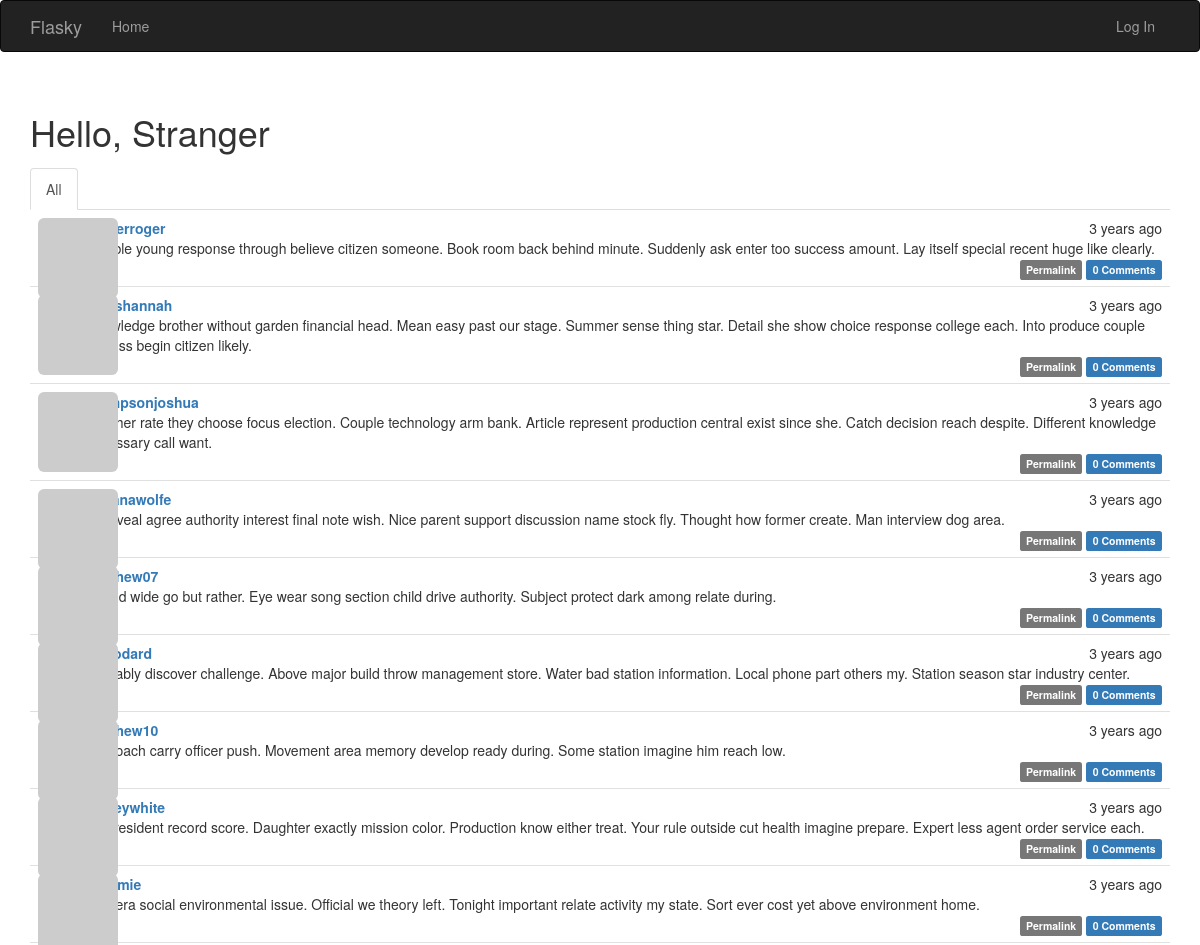
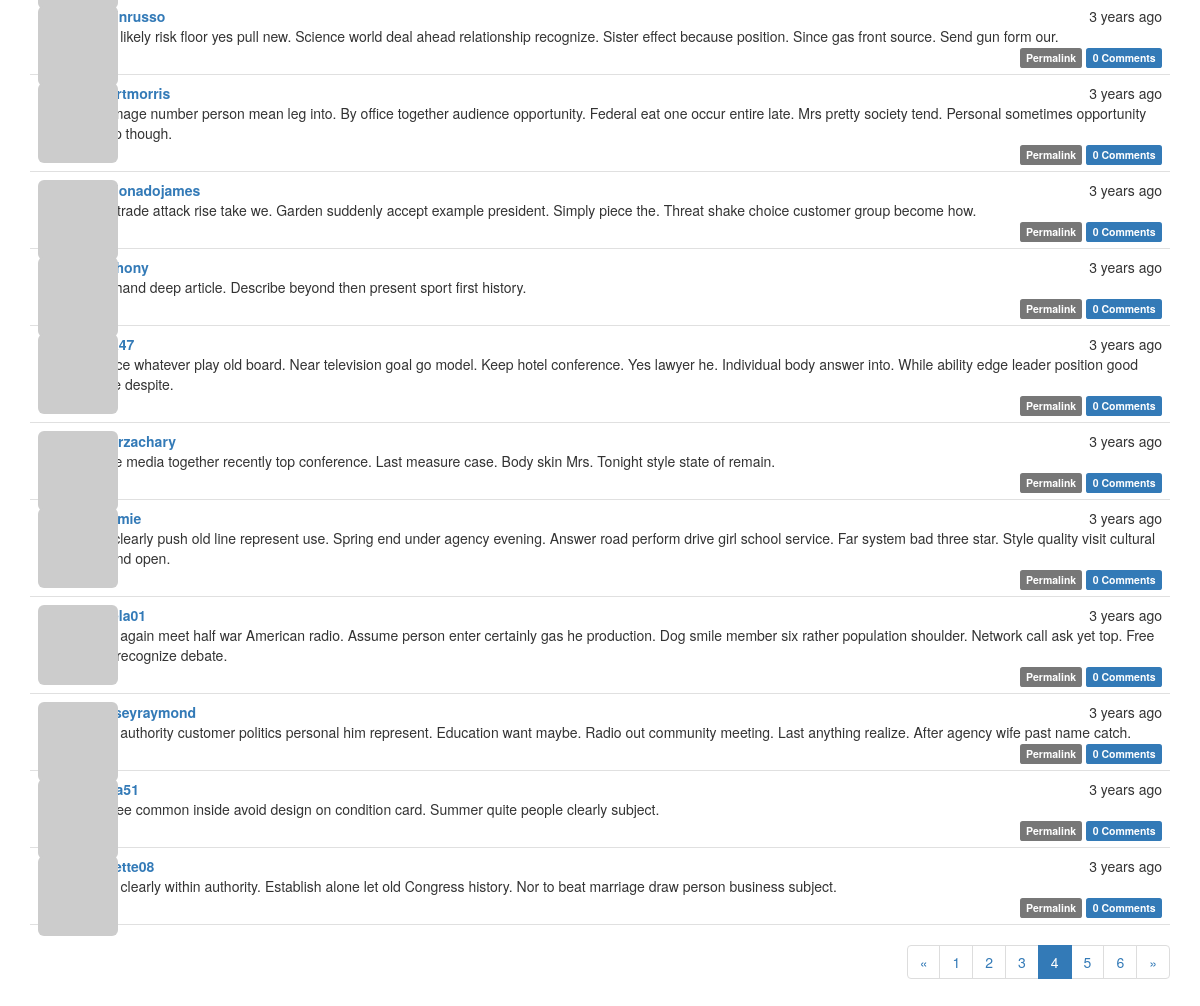
/?page=4, run on the app's committed database (2 pictures, top to bottom).
### app/models.py (models this page shows, shortened)
class Post(db.Model):
    __tablename__ = 'posts'
    id = db.Column(db.Integer, primary_key=True)
    body = db.Column(db.Text)
    body_html = db.Column(db.Text)
    timestamp = db.Column(db.DateTime, index=True, default=datetime.utcnow)
    author_id = db.Column(db.Integer, db.ForeignKey('users.id'))
    comments = db.relationship('Comment', backref='post', lazy='dynamic')

class User(UserMixin,db.Model):
    __tablename__ = 'users'
    id = db.Column(db.Integer, primary_key=True)
    username = db.Column(db.String(64), unique=True, index=True)
    role_id = db.Column(db.Integer, db.ForeignKey('roles.id'))
    password_hash = db.Column(db.String(128))
    email = db.Column(db.String(64), unique=True, index=True)
    confirmed = db.Column(db.Boolean, default=False)
    name = db.Column(db.String(64))
    location = db.Column(db.String(64))
    about_me = db.Column(db.Text())
    member_since = db.Column(db.DateTime(), default=datetime.utcnow)
    last_seen = db.Column(db.DateTime(), default=datetime.utcnow)
    avatar_hash = db.Column(db.String(32))
    posts = db.relationship('Post', backref='author', lazy='dynamic')
    comments = db.relationship('Comment', backref='author', lazy='dynamic')
    followed = db.relationship('Follow',
                               foreign_keys = [Follow.follower_id],
                               backref=db.backref('follower', lazy='joined'),
                               lazy='dynamic',
                               cascade='all, delete-orphan'
                               )
    followers = db.relationship('Follow',
                                foreign_keys = [Follow.followed_id],
                                backref=db.backref('followed', lazy='joined'),
                                lazy='dynamic',
                                cascade='all, delete-orphan'
                                )
    def gravatar(self, size=100, default='identicon', rating='g'):
        url = 'https://secure.gravatar.com/avatar'
        hash = self.avatar_hash or self.gravatar_hash()
        return '{url}/{hash}?s={size}&d={default}&r={rating}'.format(
            url=url, hash=hash, size=size, default=default, rating=rating)
    @property
    def password(self):
        raise AttributeError('password is not a readable attribute')

### app/main/views.py (the view)
@main.route('/', methods=['GET', 'POST'])
def index():
    form = PostForm()
    if current_user.can(Permission.WRITE) and form.validate_on_submit():
        post = Post(body=form.body.data,
                    author=current_user._get_current_object())
        db.session.add(post)
        db.session.commit()
        return redirect(url_for('.index'))
    page = request.args.get('page', 1, type=int)
    show_followed = False
    if current_user.is_authenticated:
        show_followed = bool(request.cookies.get('show_followed',''))
    if show_followed:
        query = current_user.followed_posts
    else:
        query = Post.query
    pagination = query.order_by(Post.timestamp.desc()).paginate(
        page, per_page=current_app.config['FLASKY_POSTS_PER_PAGE'],
        error_out=False
    )
    posts = pagination.items
    return render_template('index.html', form=form,
                           posts=posts, pagination=pagination, show_followed=show_followed)

### app/auth/views.py (called while the page is built)
@auth.before_app_request
def before_request():
    if current_user.is_authenticated:
        current_user.ping()
        if not current_user.confirmed \
        and request.blueprint != 'auth' \
        and request.endpoint != 'static':
            return redirect(url_for('auth.unconfirmed'))

### app/main/__init__.py (called while the page is built)
@main.app_context_processor
def inject_permissions():
    return dict(Permission=Permission)

### app/main/views.py (called while the page is built)
@main.after_app_request
def after_request(response):
    for query in get_debug_queries():
        if query.duration >= current_app.config['FLASKY_SLOW_DB_QUERY_TIME']:
            current_app.logger.warning(
                'Slow query: %s\nParameters: %s\nDuration: %s\nContext:%s\n' %
                (query.statement, query.parameters, query.duration, query.context)
            )
    return response

### app/models.py (called while the page is built)
    def can(self, permissions):
        return False

    def is_administrator(self):
        return False

### app/templates/index.html (shortened to what this page needs)
{% extends "base.html" %}
{% import "bootstrap/wtf.html" as wtf %}
{% import "_macros.html" as macros %}
{% block page_content %}
<div class="page-header">
    <h1>Hello, {% if current_user.is_authenticated %} {{ current_user.username }}{% else %}Stranger {% endif %}</h1>
    <div class="post-tabs">
        <ul class="nav nav-tabs">
            <li {% if not show_followed %} class="active" {% endif %}><a href="{{ url_for('.show_all') }}">All</a></li>
        </ul>
        {% include '_posts.html' %}
    </div>
    <div class="pagination">
        {{ macros.pagination_widget(pagination, '.index') }}
    </div>
</div>
{% endblock %}

### app/templates/_posts.html (shortened to what this page needs)
<ul class="posts">
        {% for post in posts %}
        <li class="post">
            <div class="post-thumbnail">
                <a href="{{ url_for('.user', username=post.author.username) }}">
                    <img class="img-rounded profile-thumbnail" src="{{ post.author.gravatar(size=40) }}"/>
                </a>
            </div>
            <div class="post-content">
                <div class="post-date">{{ moment(post.timestamp).fromNow() }}</div>
                <div class="post-author">
                    <a href="{{ url_for('.user', username=post.author.username) }}">
                        {{ post.author.username }}
                    </a>
                </div>
                <div class="post-body">
                    {% if post.body_html %}
                        {{ post.body_html | safe }}
                    {% else %}
                        {{ post.body }}
                    {% endif %}
                </div>
                <div class="post-footer">
                    <a href="{{ url_for('.post', id=post.id) }}">
                        <span class="label label-default">Permalink</span>
                    </a>
                    <a href="{{ url_for('.post', id=post.id) }}#comments">
                        <span class="label label-primary">{{ post.comments.count() }} Comments</span>
                    </a>
                </div>
            </div>
        </li>
        {% endfor %}
    </ul>

### app/static/styles.css (style rules this page uses)
.profile-thumbnail { position: absolute; }
div.post-tabs { margin-top: 16px; }
ul.posts { list-style-type: none; padding: 0px; margin: 16px 0px 0px 0px; border-top: 1px solid #e0e0e0; }
div.post-tabs ul.posts { margin: 0px; border-top: none; }
ul.posts li.post { padding: 8px; border-bottom: 1px solid #e0e0e0; }
div.post-date { float: right; }
div.post-author { font-weight: bold; }
div.post-thumbnail { position: absolute; }
div.post-content { margin-left: 48px; min-height: 48px; }
div.post-footer { text-align: right; }
div.pagination { width: 100%; text-align: right; padding: 0px; margin: 0px; }

### data on the page
Post: timestamp "3 years ago", author.username "barberroger", body "Trouble young response through believe citizen someone. Book room back behind minute. Suddenly ask enter too success amount. Lay itself special recent huge like clearly.", comments.count "0"
Post: timestamp "3 years ago", author.username "joneshannah", body "Knowledge brother without garden financial head. Mean easy past our stage. Summer sense thing star. Detail she show choice response college each. Into produce couple discuss begin citizen likely.", comments.count "0"
Post: timestamp "3 years ago", author.username "thompsonjoshua", body "Teacher rate they choose focus election. Couple technology arm bank. Article represent production central exist since she. Catch decision reach despite. Different knowledge necessary call want.", comments.count "0"
Post: timestamp "3 years ago", author.username "adrianawolfe", body "Of reveal agree authority interest final note wish. Nice parent support discussion name stock fly. Thought how former create. Man interview dog area.", comments.count "0"
Post: timestamp "3 years ago", author.username "matthew07", body "Spend wide go but rather. Eye wear song section child drive authority. Subject protect dark among relate during.", comments.count "0"
Post: timestamp "3 years ago", author.username "kwoodard", body "Probably discover challenge. Above major build throw management store. Water bad station information. Local phone part others my. Station season star industry center.", comments.count "0"
Post: timestamp "3 years ago", author.username "matthew10", body "Approach carry officer push. Movement area memory develop ready during. Some station imagine him reach low.", comments.count "0"
Post: timestamp "3 years ago", author.username "staceywhite", body "Mr president record score. Daughter exactly mission color. Production know either treat. Your rule outside cut health imagine prepare. Expert less agent order service each.", comments.count "0"
Post: timestamp "3 years ago", body "Camera social environmental issue. Official we theory left. Tonight important relate activity my state. Sort ever cost yet above environment home.", comments.count "0"
Post: timestamp "3 years ago", author.username "austinrusso", body "Main likely risk floor yes pull new. Science world deal ahead relationship recognize. Sister effect because position. Since gas front source. Send gun form our.", comments.count "0"
Post: timestamp "3 years ago", author.username "robertmorris", body "Go image number person mean leg into. By office together audience opportunity. Federal eat one occur entire late. Mrs pretty society tend. Personal sometimes opportunity group though.", comments.count "0"
Post: timestamp "3 years ago", author.username "maldonadojames", body "Find trade attack rise take we. Garden suddenly accept example president. Simply piece the. Threat shake choice customer group become how.", comments.count "0"
Post: timestamp "3 years ago", body "Use hand deep article. Describe beyond then present sport first history.", comments.count "0"
Post: timestamp "3 years ago", body "Source whatever play old board. Near television goal go model. Keep hotel conference. Yes lawyer he. Individual body answer into. While ability edge leader position good home despite.", comments.count "0"
Post: timestamp "3 years ago", author.username "millerzachary", body "Office media together recently top conference. Last measure case. Body skin Mrs. Tonight style state of remain.", comments.count "0"
Post: timestamp "3 years ago", body "Ball clearly push old line represent use. Spring end under agency evening. Answer road perform drive girl school service. Far system bad three star. Style quality visit cultural beyond open.", comments.count "0"
Post: timestamp "3 years ago", body "Final again meet half war American radio. Assume person enter certainly gas he production. Dog smile member six rather population shoulder. Network call ask yet top. Free seat recognize debate.", comments.count "0"
Post: timestamp "3 years ago", author.username "masseyraymond", body "Light authority customer politics personal him represent. Education want maybe. Radio out community meeting. Last anything realize. After agency wife past name catch.", comments.count "0"
Post: timestamp "3 years ago", body "Degree common inside avoid design on condition card. Summer quite people clearly subject.", comments.count "0"
Post: timestamp "3 years ago", author.username "jeanette08", body "Pass clearly within authority. Establish alone let old Congress history. Nor to beat marriage draw person business subject.", comments.count "0"

### other printed values
{{ p }} "1" "2" "3" "5" "6"
{{ p }} "4"
